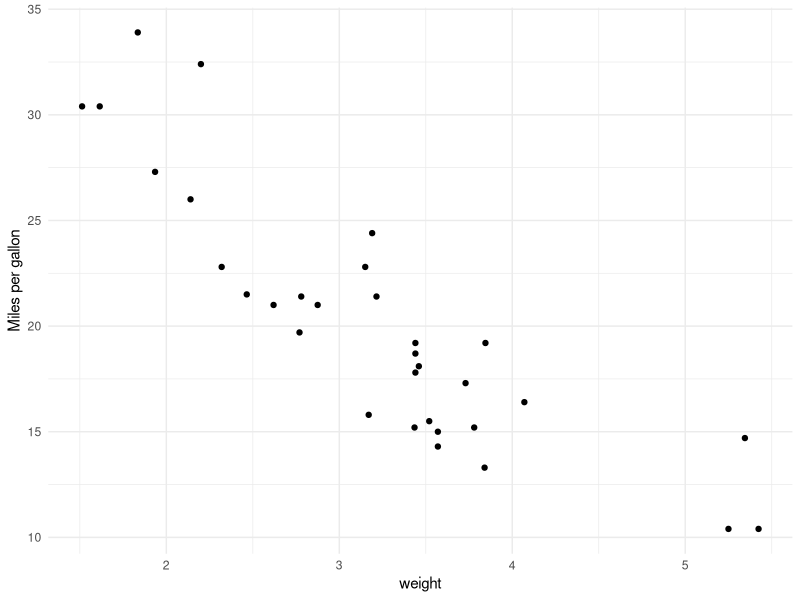

Write R code to recreate this figure.
## ---- chunk 1
#| label: setup
#| message: false
#| warning: false
#| echo: fenced

library(tidyverse)
library(knitr)

# read in data
# "my_data <- read_csv()"
my_data <- mtcars
thesis_data <- read_csv("../data/Scallop_Aquaculture_Field_Data_Sheet.csv")

head(thesis_data)
## ---- chunk 2
#| label: fig-mpg
#| fig-cap: "Scatterplot of car weight vs mpg"

ggplot(my_data, aes(x = wt, y = mpg)) +
  geom_point()+
  theme_minimal()+
  labs(x = "weight", y = "Miles per gallon")

## ---- chunk 3
#| label: tbl-summary
#| tbl-cap: "Average mpg by cyliner count"


my_data %>% 
   group_by(cyl) %>% 
   summarise(avg_mpg = mean(mpg)) %>% 
  kable() #kable() makes a clean markdown table
## ---- chunk 4
1 + 1
## ---- chunk 5
#| echo: false
2 * 2
